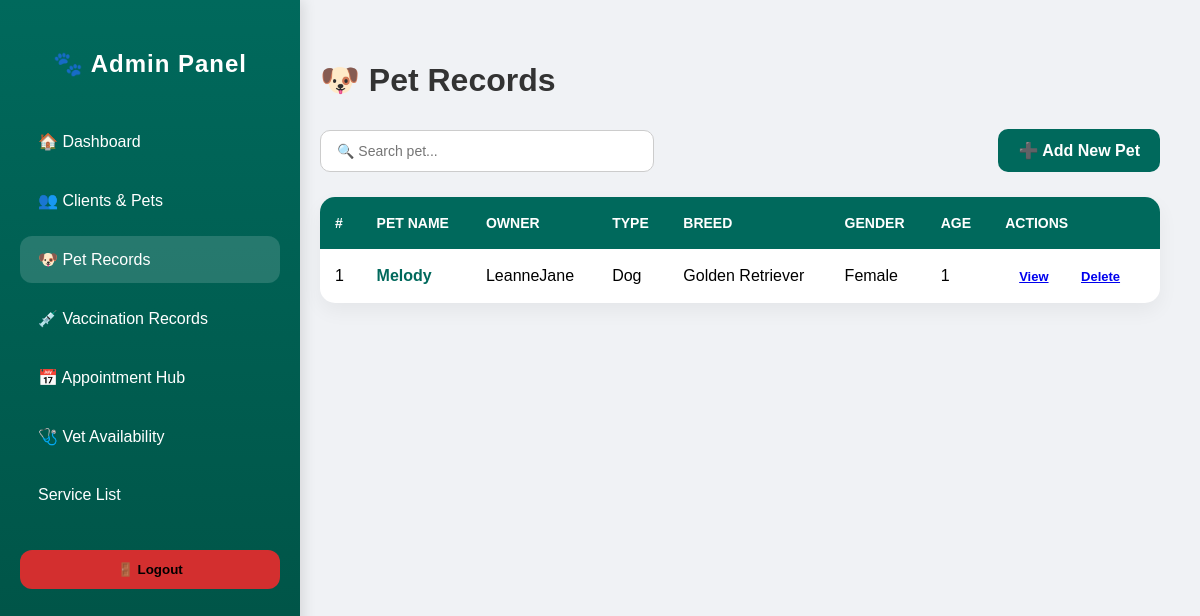
/pet-records-admin/, run on an earlier commit of the app's database.
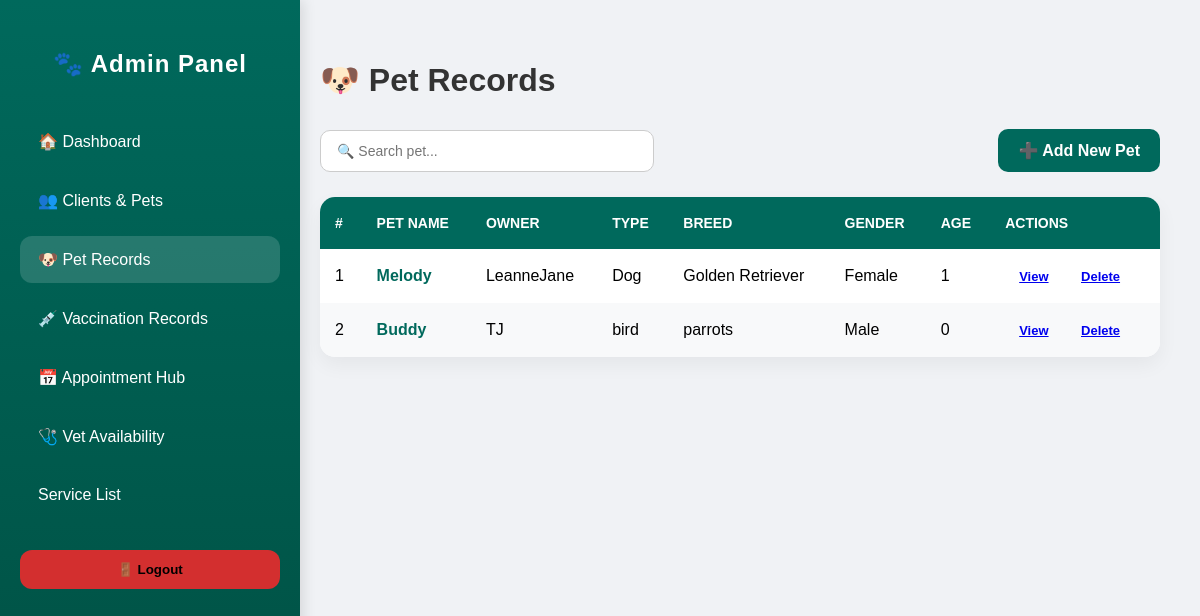
And on a later commit of the database.
### main/models.py (models this page shows, shortened)
class Pet(models.Model):
    owner = models.ForeignKey(User, on_delete=models.CASCADE)
    name = models.CharField(max_length=100)
    species = models.CharField(max_length=50)
    breed = models.CharField(max_length=100, blank=True, null=True)
    gender = models.CharField(max_length=10)
    color = models.CharField(max_length=50, blank=True, null=True)
    birthday = models.DateField(blank=True, null=True)
    age = models.PositiveIntegerField(default=0)
    weight = models.DecimalField(max_digits=5, decimal_places=2, blank=True, null=True)
    image = models.ImageField(upload_to='pets/', blank=True, null=True)
    is_active = models.BooleanField(default=True)  # Soft-delete flag
    def calculate_age(self):
        if self.birthday:
            today = date.today()
            years = today.year - self.birthday.year
            if (today.month, today.day) < (self.birthday.month, self.birthday.day):
                years -= 1
            return years
        return self.age

### main/views.py (the view)
# urls.py: path('pet-records-admin/', views.pet_records_admin, name='pet_records_admin'),
def pet_records_admin(request):
    pets = Pet.objects.select_related('owner').all()
    return render(request, 'admin/pet_records_admin.html', {'pets': pets})

### main/templates/admin/pet_records_admin.html (shortened to what this page needs)
{% load static %}
<!DOCTYPE html>
<html lang="en">
<head>
    <link rel="stylesheet" href="{% static 'css/admin/pet_records.css' %}">
</head>
<body>
<div class="sidebar">
    <h2>🐾 Admin Panel</h2>
    <div class="nav-links">
        <a href="{% url 'admin_dashboard' %}">🏠 Dashboard</a>
        <a href="{% url 'clients_pets' %}">👥 Clients & Pets</a>
        <a href="{% url 'pet_records_admin' %}" class="active">🐶 Pet Records</a>
        <a href="{% url 'vaccine_records_admin' %}">💉 Vaccination Records</a>
        <a href="{% url 'appointment_hub' %}">📅 Appointment Hub</a>
        <a href="{% url 'vet_availability_admin' %}">🩺 Vet Availability</a>
        <a href="{% url 'service_list' %}">Service List</a>
    </div>
    <form action="{% url 'logout' %}" method="post">
        <button class="logout-btn">🚪 Logout</button>
    </form>
</div>
<div class="main-content">
    <div class="header">
        <h1>🐶 Pet Records</h1>
    </div>
    <div class="actions">
        <input type="text" id="searchInput" placeholder="🔍 Search pet...">
        <a href="{% url 'add_pet_admin' %}" class="btn-add">➕ Add New Pet</a>
    </div>
    <table id="petTable">
        <thead>
        <tr>
            <th>#</th>
            <th>Pet Name</th>
            <th>Owner</th>
            <th>Type</th>
            <th>Breed</th>
            <th>Gender</th>
            <th>Age</th>
            <th>Actions</th>
        </tr>
        </thead>
        <tbody>
        {% if pets %}
            {% for pet in pets %}
            <tr>
                <td>{{ forloop.counter }}</td>
                <td>
                    <a href="{% url 'pet_detail_admin' pet.id %}" style="text-decoration:none; color:#00695c; font-weight:600;">
                        {{ pet.name }}
                    </a>
                </td>
                <td>{{ pet.owner.username }}</td>
                <td>{{ pet.species }}</td>
                <td>{{ pet.breed|default:"-" }}</td>
                <td>{{ pet.gender|default:"-" }}</td>
                <td>
                    {% if pet.birthday %}
                        {{ pet.calculate_age }}
                    {% else %}
                        -
                    {% endif %}
                </td>
                <td>
                    <a href="{% url 'pet_detail_admin' pet.id %}" class="btn">View</a>
                    <a href="{% url 'delete_pet_admin' pet.id %}" onclick="return confirm('Delete this pet?')" class="btn">Delete</a>
                </td>
            </tr>
            {% endfor %}
        {% else %}
            <tr><td colspan="8" class="empty-message">No pets found.</td></tr>
        {% endif %}
        </tbody>
    </table>
</div>
</body>
</html>

What changed in the data, as far as the page shows it:
added Pet: name "Buddy", owner.username "TJ", species "bird", breed "parrots", gender "Male", calculate_age "0"
